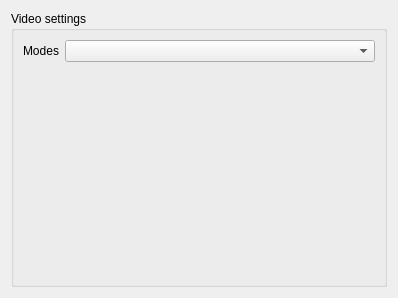
<?xml version="1.0" encoding="UTF-8"?>
<ui version="4.0">
 <class>AVSettings</class>
 <widget class="QWidget" name="AVSettings">
  <property name="geometry">
   <rect>
    <x>0</x>
    <y>0</y>
    <width>398</width>
    <height>298</height>
   </rect>
  </property>
  <property name="windowTitle">
   <string>Form</string>
  </property>
  <layout class="QVBoxLayout" name="verticalLayout_2">
   <item>
    <widget class="QGroupBox" name="videoGroup">
     <property name="title">
      <string>Video settings</string>
     </property>
     <layout class="QVBoxLayout" name="verticalLayout">
      <item>
       <layout class="QFormLayout" name="formLayout">
        <item row="0" column="0">
         <widget class="QLabel" name="label">
          <property name="text">
           <string>Modes</string>
          </property>
         </widget>
        </item>
        <item row="0" column="1">
         <widget class="QComboBox" name="videoModescomboBox">
          <property name="sizePolicy">
           <sizepolicy hsizetype="Expanding" vsizetype="Fixed">
            <horstretch>0</horstretch>
            <verstretch>0</verstretch>
           </sizepolicy>
          </property>
         </widget>
        </item>
       </layout>
      </item>
      <item>
       <spacer name="verticalSpacer">
        <property name="orientation">
         <enum>Qt::Vertical</enum>
        </property>
        <property name="sizeHint" stdset="0">
         <size>
          <width>20</width>
          <height>212</height>
         </size>
        </property>
       </spacer>
      </item>
     </layout>
    </widget>
   </item>
  </layout>
 </widget>
 <resources/>
 <connections/>
</ui>
